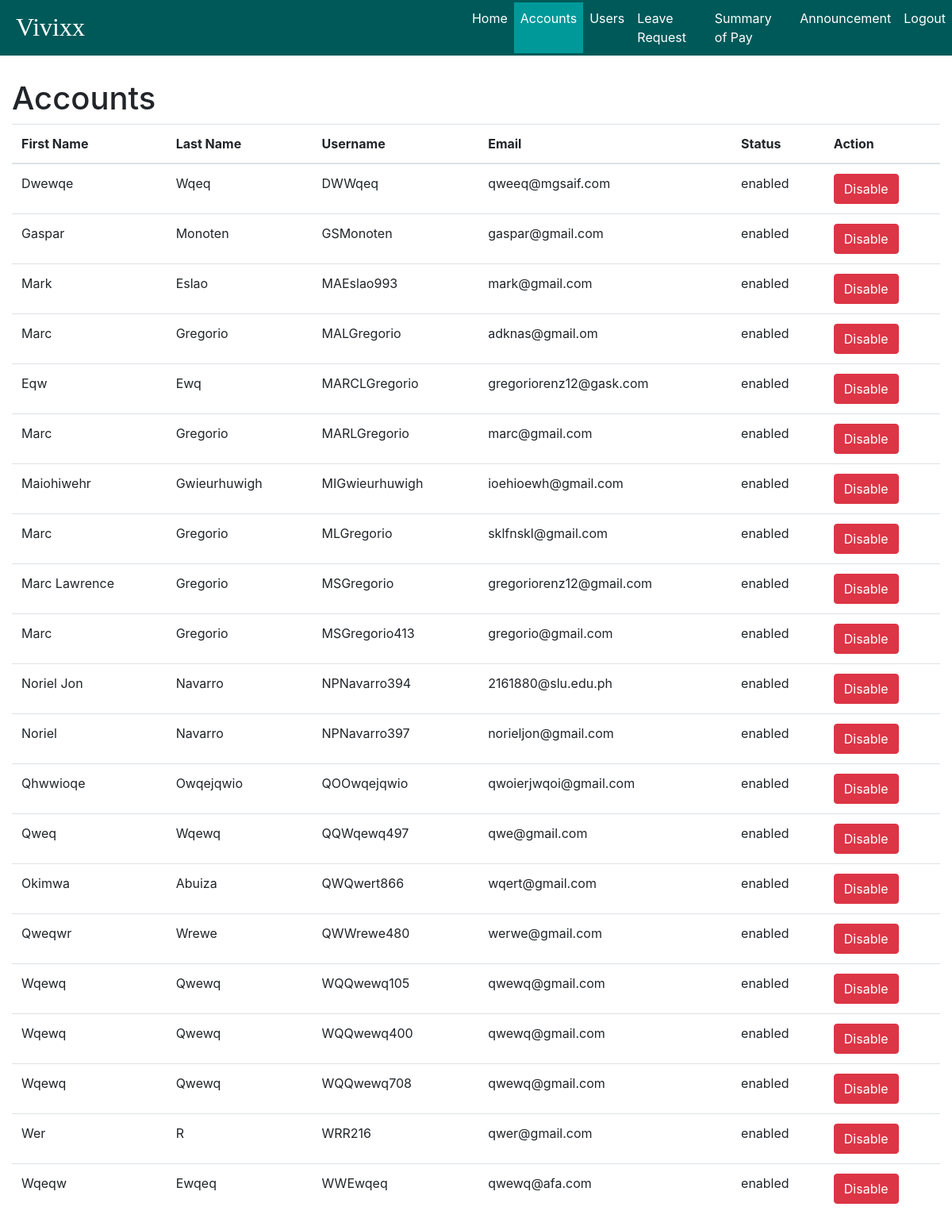
The page /admin/accounts/accounts_status.php (signed in) on the database as committed earlier.
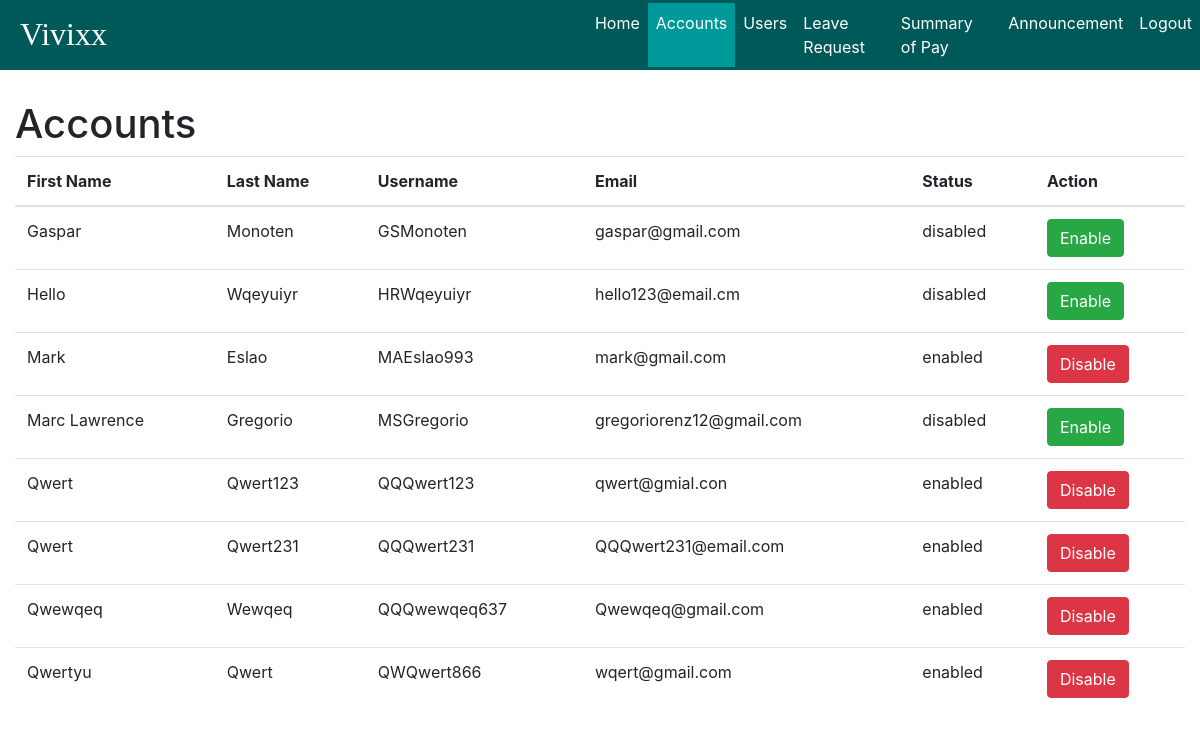
The same page on the database as committed later.
### tables this page shows
CREATE TABLE `user` (
  `username` varchar(45) NOT NULL,
  `user_id` int(11) NOT NULL AUTO_INCREMENT,
  `email` varchar(45) NOT NULL,
  `password` varchar(255) NOT NULL,
  `date_registered` date NOT NULL,
  `status` enum('enabled','disabled') DEFAULT 'enabled',
  `type` enum('admin','user') DEFAULT 'user',
  PRIMARY KEY (`username`),
  UNIQUE KEY `user_id_UNIQUE` (`user_id`),
  UNIQUE KEY `username_UNIQUE` (`username`)
);

CREATE TABLE `user_info` (
  `user_id` int(11) NOT NULL,
  `prof_image` mediumblob,
  `first_name` varchar(45) DEFAULT NULL,
  `middle_name` varchar(45) DEFAULT NULL,
  `last_name` varchar(45) DEFAULT NULL,
  `birth_date` date DEFAULT NULL,
  `birth_place` varchar(45) DEFAULT NULL,
  `contact_number` varchar(45) DEFAULT NULL,
  `gender` enum('m','f') DEFAULT NULL,
  `height` varchar(45) DEFAULT NULL,
  `weight` int(3) DEFAULT NULL,
  `blood_type` enum('o','a','b','ab') DEFAULT NULL,
  `residential_address` varchar(45) DEFAULT NULL,
  `residential_zip` int(4) DEFAULT NULL,
  `residential_tel_no` varchar(45) DEFAULT NULL,
  `permanent_address` varchar(45) DEFAULT NULL,
  `permanent_zip` int(4) DEFAULT NULL,
  `permanent_tel_no` varchar(45) DEFAULT NULL,
  `citizenship` varchar(45) DEFAULT NULL,
  `religion` varchar(45) DEFAULT NULL,
  `civil_status` varchar(45) DEFAULT NULL,
  `sss_no` int(11) DEFAULT NULL,
  `tin` int(11) DEFAULT NULL,
  `philhealth_no` int(11) DEFAULT NULL,
  `pagibig_id_no` int(11) DEFAULT NULL,
  PRIMARY KEY (`user_id`),
  UNIQUE KEY `user_id_UNIQUE` (`user_id`),
  CONSTRAINT `user_id` FOREIGN KEY (`user_id`) REFERENCES `user` (`user_id`) ON DELETE CASCADE ON UPDATE CASCADE
);

### admin/accounts/accounts_status.php (the view, shortened to what this page needs)
<?php
	$connect = Connect();
?>
<!DOCTYPE html>
<html>
<head>
	<link rel="stylesheet" href="../../style/bootstrap/bootstrap.min.css">
	<link type="text/css" rel="stylesheet" href="../style/style.css" media="screen, projection">
    <link rel="stylesheet" href="../../style/datatables.css">
</head>
<body style="background-color:white !important;">
	<div id="wrapper">
		<nav class="navbar fixed-top navbar-expand-lg navbar-dark" id="navigation-bar">
			<a href="index" class="navbar-brand" style="margin-right:40vw;">Vivixx</a>
			<div class="collapse navbar-collapse" id="navbar-content">
				<ul class="navbar-nav">
					<li class="nav-item">
						<a class="nav-link" href="../index.php">Home</a>
					</li>
					<li class="nav-item active">
						<a class="nav-link" href="accounts_status.php">Accounts</a>
					</li>
					<li class="nav-item">
						<a class="nav-link" href="../user_information/user_information.php">Users</a>
					</li>
					<li class="nav-item">
						<a class="nav-link" href="../leave_request/leave_requests.php">Leave Request</a>
					</li>
					<li class="nav-item">
						<a class="nav-link" href="#">Summary of Pay</a>
					</li>
					<li class="nav-item">
						<a class="nav-link" href="../announcements/announcement.php">Announcement</a>
					</li>
					<li class="nav-item">
						<a class="nav-link logout" href="../logout.php">Logout</a>
					</li>
				</ul>
			</div>
		</nav>
		<div class="accounts-content container-fluid">
			<h1>Accounts</h1>
				<table class="table" id="table">
					<thead>
						<tr>
							<th>First Name</th>
							<th>Last Name</th>
							<th>Username</th>
							<th>Email</th>
							<th>Status</th>
							<th>Action</th>
						</tr>
					</thead>
					<?php
					$sql = "select username, email, first_name, last_name,status from user natural join user_info where type='user';";
					$result = $connect->query($sql);
					if($result-> num_rows > 0){
						while($row = $result->fetch_assoc()){
						if($row["status"] === "enabled"){
							$button = "
							<input name='disable' value='Disable' style='display: none;'>
							<a href='update_status.php?disable=".$row['status']."& username=".$row['username']."' class='show btn btn-danger'>Disable</a>";
						}else{
							$button = "
							<input name='enable' value='Enable' style='display: none;'>
							<a href='update_status.php?enable=".$row['status']."& username=".$row['username']."' class='show btn btn-success'>Enable</a>";
						}
							echo "
							<tr>
							<td>" . ucwords($row['first_name']) . "</td>
							<td>" . ucwords($row['last_name']) . "</td>
							<td>" . $row['username'] . "</td>
							<td>" . $row['email'] . "</td>
							<td>" . $row['status'] . "</td>
							<td>
							".$button."</td>
							</tr>";
						}
						}
					?>
  				</table>
		</div>
	</div>
</body>
</html>

Rows that differ between the two databases and show on the page:
removed user: user.first_name "Dwewqe", user.last_name "Wqeq", username "DWWqeq", email "qweeq@mgsaif.com", status "enabled"
removed user: user.first_name "Marc", user.last_name "Gregorio", username "MALGregorio", email "adknas@gmail.om", status "enabled"
removed user: user.first_name "Eqw", user.last_name "Ewq", username "MARCLGregorio", email "gregoriorenz12@gask.com", status "enabled"
removed user: user.first_name "Marc", user.last_name "Gregorio", username "MARLGregorio", email "marc@gmail.com", status "enabled"
removed user: user.first_name "Maiohiwehr", user.last_name "Gwieurhuwigh", username "MIGwieurhuwigh", email "ioehioewh@gmail.com", status "enabled"
removed user: user.first_name "Marc", user.last_name "Gregorio", username "MLGregorio", email "sklfnskl@gmail.com", status "enabled"
removed user: user.first_name "Marc", user.last_name "Gregorio", username "MSGregorio413", email "gregorio@gmail.com", status "enabled"
removed user: user.first_name "Noriel Jon", user.last_name "Navarro", username "NPNavarro394", email "2161880@slu.edu.ph", status "enabled"
removed user: user.first_name "Noriel", user.last_name "Navarro", username "NPNavarro397", email "norieljon@gmail.com", status "enabled"
removed user: user.first_name "Qhwwioqe", user.last_name "Owqejqwio", username "QOOwqejqwio", email "qwoierjwqoi@gmail.com", status "enabled"
removed user: user.first_name "Qweq", user.last_name "Wqewq", username "QQWqewq497", email "qwe@gmail.com", status "enabled"
removed user: user.first_name "Qweqwr", user.last_name "Wrewe", username "QWWrewe480", email "werwe@gmail.com", status "enabled"
removed user: user.first_name "Wqewq", user.last_name "Qwewq", username "WQQwewq105", email "qwewq@gmail.com", status "enabled"
removed user: user.first_name "Wqewq", user.last_name "Qwewq", username "WQQwewq400", email "qwewq@gmail.com", status "enabled"
removed user: user.first_name "Wqewq", user.last_name "Qwewq", username "WQQwewq708", email "qwewq@gmail.com", status "enabled"
removed user: user.first_name "Wer", user.last_name "R", username "WRR216", email "qwer@gmail.com", status "enabled"
removed user: user.first_name "Wqeqw", user.last_name "Ewqeq", username "WWEwqeq", email "qwewq@afa.com", status "enabled"
changed user "GSMonoten": status "enabled" → "disabled"; status "Disable" → "Enable"
now on this page (row edited): user: user.first_name "Hello", user.last_name "Wqeyuiyr", username "HRWqeyuiyr", email "hello123@email.cm", status "disabled"
changed user "MSGregorio": status "enabled" → "disabled"; status "Disable" → "Enable"
now on this page (row unchanged): user: user.first_name "Qwert", user.last_name "Qwert123", username "QQQwert123", email "qwert@gmial.con", status "enabled"
now on this page (row unchanged): user: user.first_name "Qwert", user.last_name "Qwert231", username "QQQwert231", email "QQQwert231@email.com", status "enabled"
now on this page (row unchanged): user: user.first_name "Qwewqeq", user.last_name "Wewqeq", username "QQQwewqeq637", email "Qwewqeq@gmail.com", status "enabled"
changed through a linked row, user "QWQwert866": user.first_name "Okimwa" → "Qwertyu"; user.last_name "Abuiza" → "Qwert"
